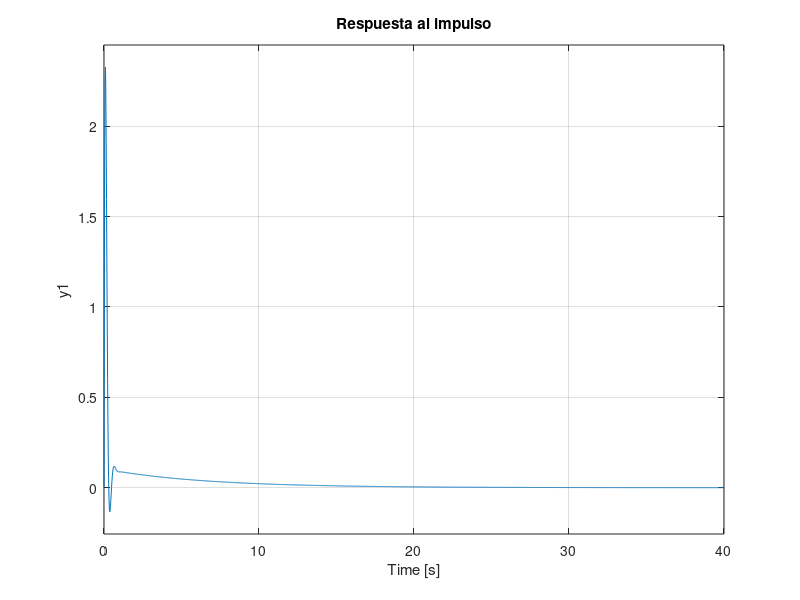

Reproduce this figure in MATLAB.
kp = 1.3;
ki = 0.6;
kd = 0.00013;
num = [47.2];
den = [1 16 124.8];
sys = tf(num, den);
ref = 0.1;

C = pid(kp, ki, kd);
T = feedback(C*sys, 1);

figure;

subplot(2,1,1);
step(T*ref);
grid on;
title('Respuesta al escalón');

subplot(2,1,2);
impulse(T);
grid on;
title('Respuesta al impulso');
